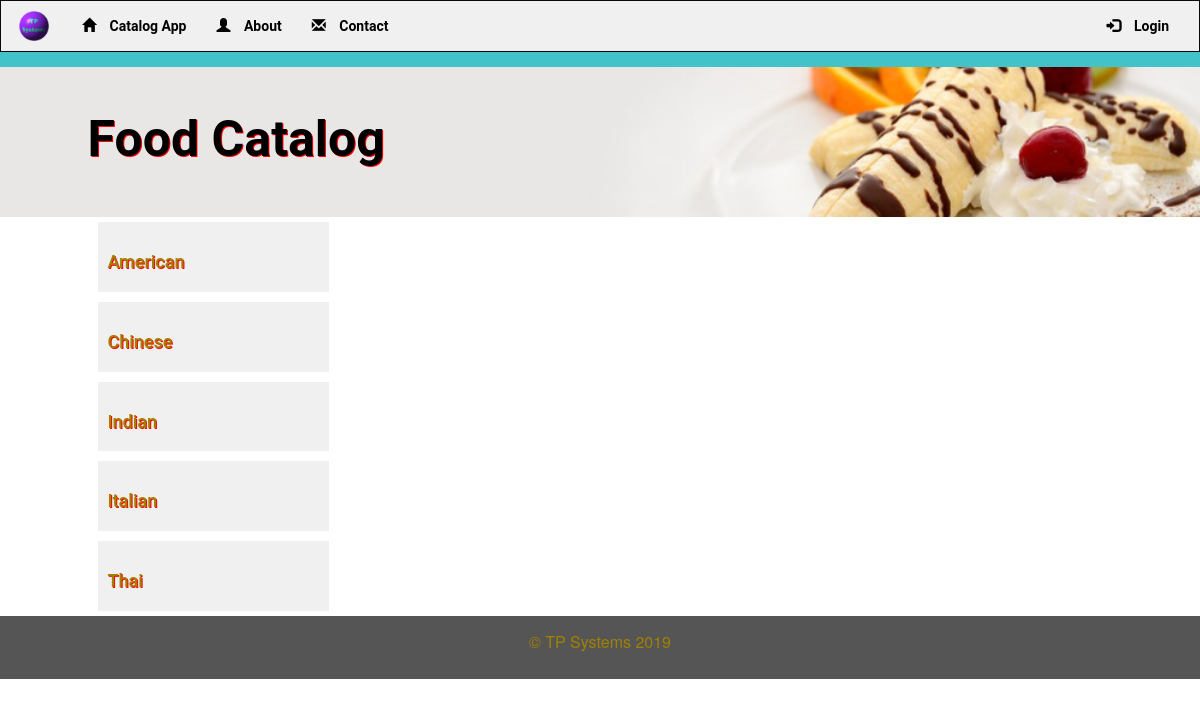
/catalog, run on the app's committed database.
### database_setup.py (models this page shows, shortened)
class Catalog(Base):
    __tablename__ = 'catalog'
    id = Column(Integer, primary_key=True)
    name = Column(String(250), nullable=False)
    user_id = Column(Integer, ForeignKey('user.id'))
    user = relationship(User)

### catalog_project.py (the view)
@app.route('/')
@app.route('/catalog')
def showCatalog():
    catalogItems = session.query(Catalog).order_by(asc(Catalog.name))
    if ('username' not in login_session):
        return render_template('publiccatalog.html',
                               catalogs=catalogItems,
                               APP_NAME=APPLICATION_NAME)
    else:
        return render_template('catalog.html',
                               catalogs=catalogItems,
                               APP_NAME=APPLICATION_NAME)

### templates/publiccatalog.html
{% extends "main.html" %}
{% block content %}
	<div class="row divider blue">
		<div class="col-md-12"></div>
	</div>
	<div class="row banner main">
		<div class="col-md-1"></div>
		<div class="col-md-11 padding-none">
			<h1>Food Catalog</h1>
		</div>
	</div>
	{% for catalog in catalogs %}
		<div class="row">
			<div class="col-md-1"></div>
			<div class="col-md-3">
				<div class="col-md-10 menu-item">
					<a href = "{{url_for('showDish', catalog_id = catalog.id)}}">
						<h3>{{catalog.name}}</h3>
					</a>
				</div>
			</div>
		</div>
	{% endfor %}
{% endblock %}

### static/css/main.css (style rules this page uses)
* { font-family: "Helvetica Neue Bold", Roboto, Helvetica, Arial, sans-serif; font-weight: 700; }
h1 { font-family: "Helvetica Neue Light", Roboto, Helvetica, Arial, sans-serif; font-size: 50px; color: #000000; font-weight: bold; text-shadow: 1px 1px red }
h3 { font-size: 18px; color: #A28000; text-shadow: 1px 1px red }
a { font-size: 14px; color: #0093B9; line-height: 17px; }
.padding-none { padding: 0; }
.divider { height: 15px; }
.divider.blue { background-color: #42C3C9; }
.banner.main { height: 150px; background: url("/static/images/top-banner.jpg"); background-position: right; background-repeat: no-repeat; background-size: cover; }
.banner h1 { margin: 45px 0; }
.menu-item { background-color: #F0F0F0; padding: 10px; margin: 5px; margin-left: -5px; }

### data on the page
Catalog: name "American"
Catalog: name "Chinese"
Catalog: name "Indian"
Catalog: name "Italian"
Catalog: name "Thai"
